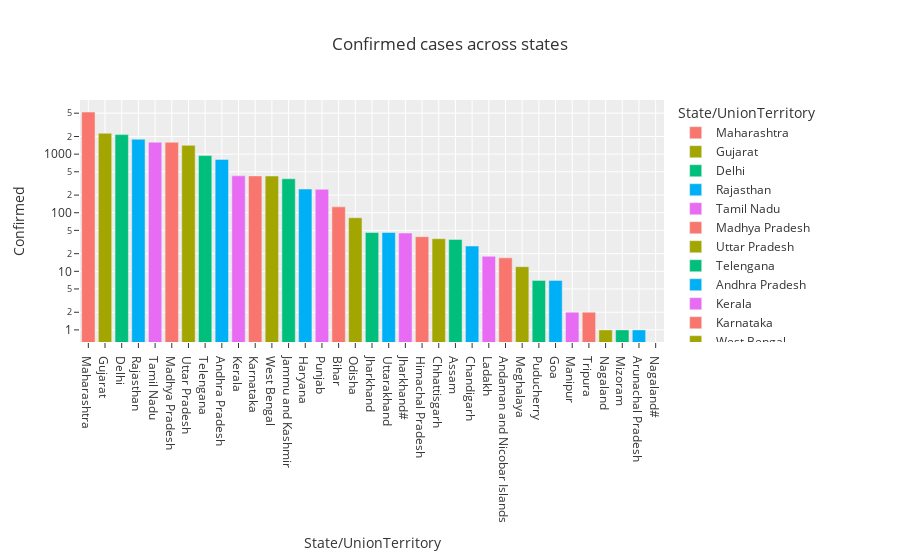
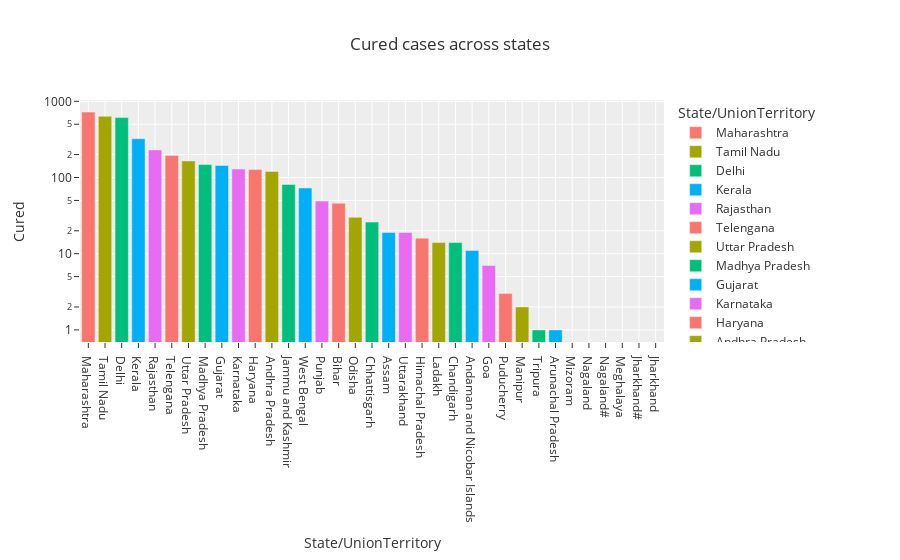
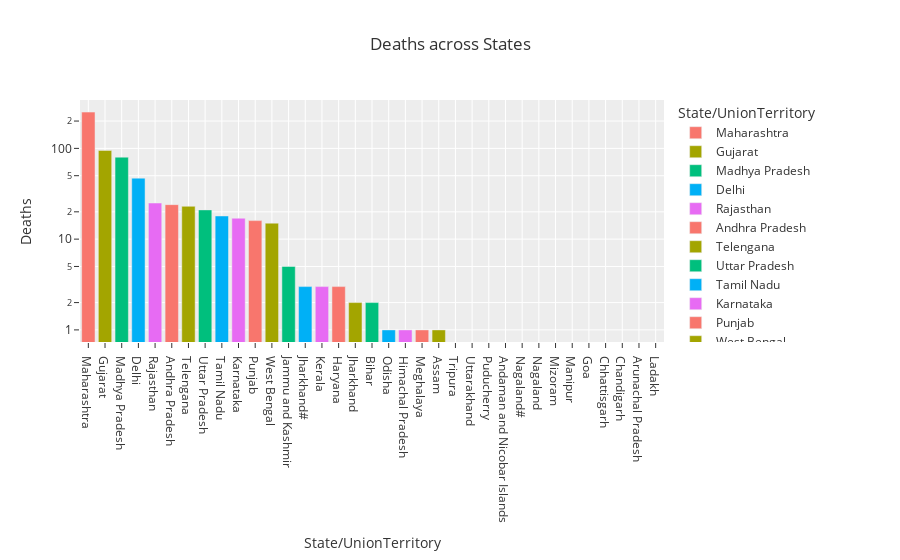
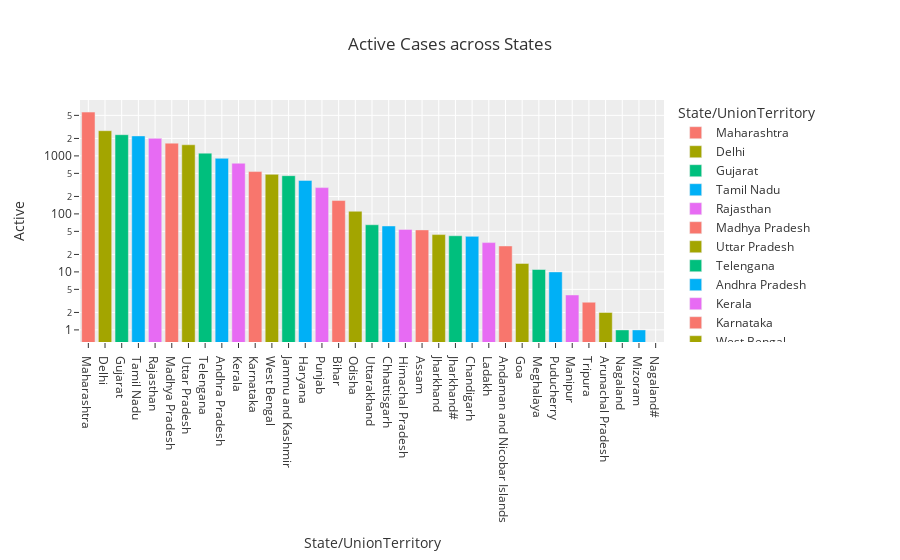

Here is the notebook cell these charts were saved with, in order:
### Markdown cell above
# Confirmed,Cured,Deaths and Active Count

### Code cell
fig = px.bar(state_cases[['State/UnionTerritory', 'Confirmed']].sort_values('Confirmed', ascending=False), 
             y="Confirmed", x="State/UnionTerritory", color='State/UnionTerritory', 
             log_y=True, template='ggplot2', title='Confirmed cases across states')
fig.show()
"""
fig = px.pie(state_cases,
             values="Confirmed",
             names="State/UnionTerritory",
             title="Confirmed cases across states",
             template="seaborn")
fig.update_traces(rotation=90, pull=0.05, textinfo="percent+label")
fig.show()
"""

fig = px.bar(state_cases[['State/UnionTerritory', 'Cured']].sort_values('Cured', ascending=False), 
             y="Cured", x="State/UnionTerritory", color='State/UnionTerritory', 
             log_y=True, template='ggplot2', title='Cured cases across states')
fig.show()
"""
fig = px.pie(state_cases,
             values="Cured",
             names="State/UnionTerritory",
             title="Cured cases across states",
             template="seaborn")
fig.update_traces(rotation=90, pull=0.05, textinfo="percent+label")
fig.show()
"""

fig = px.bar(state_cases[['State/UnionTerritory', 'Deaths']].sort_values('Deaths', ascending=False), 
             y="Deaths", x="State/UnionTerritory", color='State/UnionTerritory', 
             log_y=True, template='ggplot2', title='Deaths across States')
fig.show()
"""
fig = px.pie(state_cases,
             values="Deaths",
             names="State/UnionTerritory",
             title="Deaths across States",
             template="seaborn")
fig.update_traces(rotation=90, pull=0.05, textinfo="percent+label")
fig.show()
"""

fig = px.bar(state_cases[['State/UnionTerritory', 'Active']].sort_values('Active', ascending=False), 
             y="Active", x="State/UnionTerritory", color='State/UnionTerritory', 
             log_y=True, template='ggplot2', title='Active Cases across States')
fig.show()
"""

fig = px.pie(state_cases,
             values="Active",
             names="State/UnionTerritory",
             title="Active Cases across States",
             template="seaborn")
fig.update_traces(rotation=90, pull=0.05, textinfo="percent+label")
fig.show()
"""
